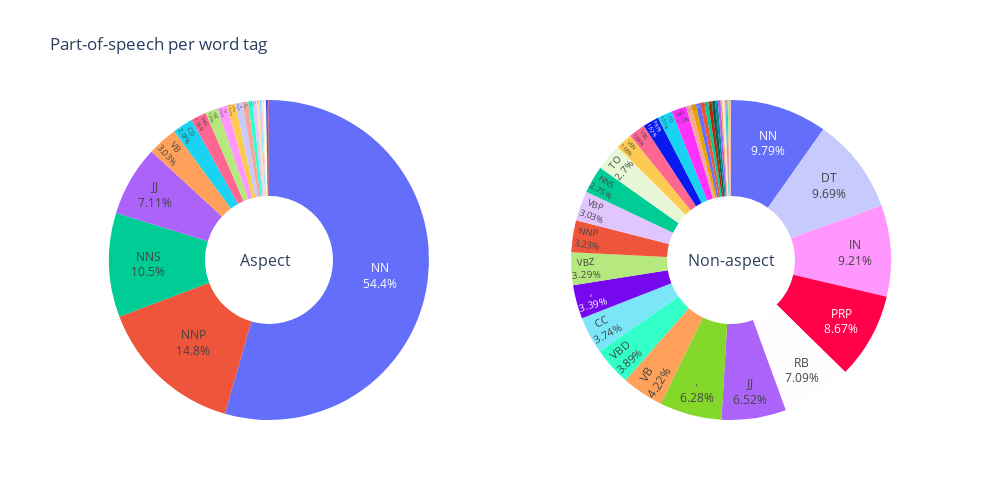

The notebook cell saved with this chart:
### Markdown cell above
## Part-of-speech

Aspect terms are often nouns and are verb objectives or subject. Let's inspect their part of speech to confirm this.

Same definition of POS tags:
- __CD__: Cardinal number (e.g., "one", "two", "3")
- __DT__: Determiner (e.g., "the", "a", "this")
- __IN__: Preposition or subordinating conjunction (e.g., "in", "on", "at")
- __IN__: Preposition or subordinating conjunction (e.g., "in", "on", "at")
- __JJ__: Adjective (e.g., "big", "happy", "green")
- __NN__: Noun, singular or mass (e.g., "dog", "city", "love")
- __NNP__: Proper noun, singular (e.g., "John", "Paris", "December")
- __NNS__: Noun, plural (e.g., "dogs", "cities", "loves")
- __PRP__: Personal pronoun (e.g., "I", "you", "he")
- __RB__: Adverb (e.g., "quickly", "very", "well")
- __VB__: Verb, base form (e.g., "eat", "run", "play")

\>80% aspect terms are nouns, while non-aspect words have very uniform distribution for all part-of-speech.

### Code cell
# Count words per each POS per each tag
pos_counts = df_features.groupby(['is_aspect', 'word.pos']).agg(word_count=pd.NamedAgg(column='is_aspect', aggfunc='count')).reset_index()

# Separate data to aspect & non-aspect words
aspect_pos_counts = pos_counts[pos_counts['is_aspect'] == 'aspect']
non_aspect_pos_counts = pos_counts[pos_counts['is_aspect'] == 'non-aspect']

# Plot POS per word type
fig = make_subplots(rows=1, cols=2, specs=[[{'type':'domain'}, {'type':'domain'}]])
# Aspects
fig.add_trace(go.Pie(labels=aspect_pos_counts['word.pos'], values=aspect_pos_counts['word_count'], name="aspects"),
              1, 1)
# Non-aspects
fig.add_trace(go.Pie(labels=non_aspect_pos_counts['word.pos'], values=non_aspect_pos_counts['word_count'], name="non aspects"),
              1, 2)

fig.update_traces(hole=.4, direction='clockwise', textinfo='label+percent', textposition='inside',showlegend = False)
fig.update_layout(
    width=1000,
    height=500,
    title_text="Part-of-speech per word tag",
    annotations=[dict(text='Aspect', x=0.188, y=0.5, font_size=16, showarrow=False),
                 dict(text='Non-aspect', x=0.83, y=0.5, font_size=16, showarrow=False)])
fig.show()

### Figure 1 — Plotly figure (JSON) as saved in the notebook; plotly's stock layout.template omitted (floating-point values rounded to 4 significant figures)
{"data": [{"direction": "clockwise", "domain": {"x": [0, 0.45], "y": [0, 1]}, "hole": 0.4, "labels": ["''", "(", ")", ",", "CC", "CD", "DT", "FW", "IN", "JJ", "JJS", "NN", "NNP", "NNS", "POS", "PRP", "PRP$", "RB", "RP", "TO", "VB", "VBD", "VBG", "VBN", "VBP", "VBZ", "``"], "name": "aspects", "showlegend": false, "textinfo": "label+percent", "textposition": "inside", "type": "pie", "values": [12, 1, 2, 1, 5, 73, 25, 1, 36, 251, 1, 1923, 522, 372, 5, 1, 3, 4, 20, 5, 107, 16, 55, 30, 13, 44, 4]}, {"direction": "clockwise", "domain": {"x": [0.55, 1], "y": [0, 1]}, "hole": 0.4, "labels": ["#", "$", "''", "(", ")", ",", ".", ":", "CC", "CD", "DT", "EX", "FW", "IN", "JJ", "JJR", "JJS", "LS", "MD", "NN", "NNP", "NNPS", "NNS", "PDT", "POS", "PRP", "PRP$", "RB", "RBR", "RBS", "RP", "TO", "UH", "VB", "VBD", "VBG", "VBN", "VBP", "VBZ", "WDT", "WP", "WRB", "``"], "name": "non aspects", "showlegend": false, "textinfo": "label+percent", "textposition": "inside", "type": "pie", "values": [2, 55, 66, 160, 165, 1614, 2992, 175, 1782, 718, 4612, 66, 28, 4383, 3104, 217, 132, 2, 716, 4660, 1537, 1, 1309, 54, 39, 4126, 771, 3375, 81, 14, 246, 1286, 20, 2007, 1850, 799, 801, 1441, 1568, 203, 131, 234, 71]}], "layout": {"annotations": [{"font": {"size": 16}, "showarrow": false, "text": "Aspect", "x": 0.188, "y": 0.5}, {"font": {"size": 16}, "showarrow": false, "text": "Non-aspect", "x": 0.83, "y": 0.5}], "height": 500, "title": {"text": "Part-of-speech per word tag"}, "width": 1000}}
